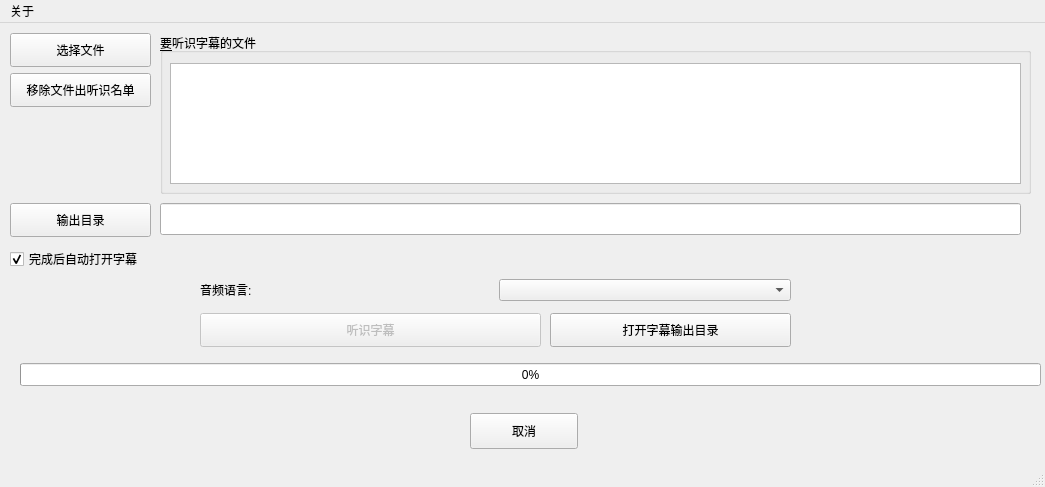
<?xml version="1.0" encoding="UTF-8"?>
<ui version="4.0">
 <class>window</class>
 <widget class="QMainWindow" name="window">
  <property name="geometry">
   <rect>
    <x>0</x>
    <y>0</y>
    <width>1045</width>
    <height>487</height>
   </rect>
  </property>
  <property name="windowTitle">
   <string>pyTranscriber - v1.5 - 07/12/2020</string>
  </property>
  <widget class="QWidget" name="centralwidget">
   <widget class="QPushButton" name="bSelectMedia">
    <property name="geometry">
     <rect>
      <x>10</x>
      <y>10</y>
      <width>141</width>
      <height>34</height>
     </rect>
    </property>
    <property name="text">
     <string>选择文件</string>
    </property>
   </widget>
   <widget class="QPushButton" name="bConvert">
    <property name="enabled">
     <bool>false</bool>
    </property>
    <property name="geometry">
     <rect>
      <x>200</x>
      <y>290</y>
      <width>341</width>
      <height>34</height>
     </rect>
    </property>
    <property name="text">
     <string>听识字幕</string>
    </property>
   </widget>
   <widget class="QProgressBar" name="progressBar">
    <property name="geometry">
     <rect>
      <x>20</x>
      <y>340</y>
      <width>1021</width>
      <height>23</height>
     </rect>
    </property>
    <property name="value">
     <number>0</number>
    </property>
   </widget>
   <widget class="QLabel" name="labelCurrentOperation">
    <property name="geometry">
     <rect>
      <x>170</x>
      <y>350</y>
      <width>871</width>
      <height>41</height>
     </rect>
    </property>
    <property name="text">
     <string/>
    </property>
   </widget>
   <widget class="QPushButton" name="bOpenOutputFolder">
    <property name="geometry">
     <rect>
      <x>550</x>
      <y>290</y>
      <width>241</width>
      <height>34</height>
     </rect>
    </property>
    <property name="text">
     <string>打开字幕输出目录</string>
    </property>
   </widget>
   <widget class="QPushButton" name="bSelectOutputFolder">
    <property name="geometry">
     <rect>
      <x>10</x>
      <y>180</y>
      <width>141</width>
      <height>34</height>
     </rect>
    </property>
    <property name="text">
     <string>输出目录</string>
    </property>
   </widget>
   <widget class="QLineEdit" name="qleOutputFolder">
    <property name="geometry">
     <rect>
      <x>160</x>
      <y>180</y>
      <width>861</width>
      <height>32</height>
     </rect>
    </property>
    <property name="text">
     <string/>
    </property>
    <property name="readOnly">
     <bool>true</bool>
    </property>
   </widget>
   <widget class="QGroupBox" name="groupBox">
    <property name="geometry">
     <rect>
      <x>160</x>
      <y>10</y>
      <width>871</width>
      <height>161</height>
     </rect>
    </property>
    <property name="title">
     <string>&amp;要听识字幕的文件</string>
    </property>
    <property name="alignment">
     <set>Qt::AlignLeading|Qt::AlignLeft|Qt::AlignTop</set>
    </property>
    <property name="flat">
     <bool>false</bool>
    </property>
    <property name="checkable">
     <bool>false</bool>
    </property>
    <widget class="QListWidget" name="qlwListFilesSelected">
     <property name="geometry">
      <rect>
       <x>10</x>
       <y>30</y>
       <width>851</width>
       <height>121</height>
      </rect>
     </property>
    </widget>
   </widget>
   <widget class="QPushButton" name="bRemoveFile">
    <property name="geometry">
     <rect>
      <x>10</x>
      <y>50</y>
      <width>141</width>
      <height>34</height>
     </rect>
    </property>
    <property name="text">
     <string>移除文件出听识名单</string>
    </property>
   </widget>
   <widget class="QLabel" name="labelProgressFileIndex">
    <property name="geometry">
     <rect>
      <x>30</x>
      <y>350</y>
      <width>131</width>
      <height>41</height>
     </rect>
    </property>
    <property name="text">
     <string/>
    </property>
   </widget>
   <widget class="QPushButton" name="bCancel">
    <property name="geometry">
     <rect>
      <x>470</x>
      <y>390</y>
      <width>108</width>
      <height>36</height>
     </rect>
    </property>
    <property name="text">
     <string>取消</string>
    </property>
   </widget>
   <widget class="QCheckBox" name="chbxOpenOutputFilesAuto">
    <property name="geometry">
     <rect>
      <x>10</x>
      <y>220</y>
      <width>291</width>
      <height>32</height>
     </rect>
    </property>
    <property name="text">
     <string>完成后自动打开字幕</string>
    </property>
    <property name="checked">
     <bool>true</bool>
    </property>
   </widget>
   <widget class="QWidget" name="horizontalLayoutWidget">
    <property name="geometry">
     <rect>
      <x>200</x>
      <y>250</y>
      <width>591</width>
      <height>34</height>
     </rect>
    </property>
    <layout class="QHBoxLayout" name="horizontalLayout_5">
     <item>
      <widget class="QLabel" name="labelSelectLang">
       <property name="text">
        <string>音频语言:</string>
       </property>
      </widget>
     </item>
     <item>
      <widget class="QComboBox" name="cbSelectLang">
       <property name="sizeAdjustPolicy">
        <enum>QComboBox::AdjustToContents</enum>
       </property>
      </widget>
     </item>
    </layout>
   </widget>
  </widget>
  <widget class="QMenuBar" name="menubar">
   <property name="geometry">
    <rect>
     <x>0</x>
     <y>0</y>
     <width>1045</width>
     <height>34</height>
    </rect>
   </property>
   <widget class="QMenu" name="menuAbout">
    <property name="title">
     <string>关于</string>
    </property>
    <addaction name="actionLicense"/>
    <addaction name="actionDonate"/>
    <addaction name="actionAbout_pyTranscriber"/>
   </widget>
   <addaction name="menuAbout"/>
  </widget>
  <widget class="QStatusBar" name="statusbar"/>
  <action name="actionLicense">
   <property name="text">
    <string>&amp;License</string>
   </property>
  </action>
  <action name="actionDonate">
   <property name="text">
    <string>&amp;捐款</string>
   </property>
  </action>
  <action name="actionAbout_pyTranscriber">
   <property name="text">
    <string>&amp;关于 pyTranscriber</string>
   </property>
  </action>
 </widget>
 <resources/>
 <connections/>
</ui>
